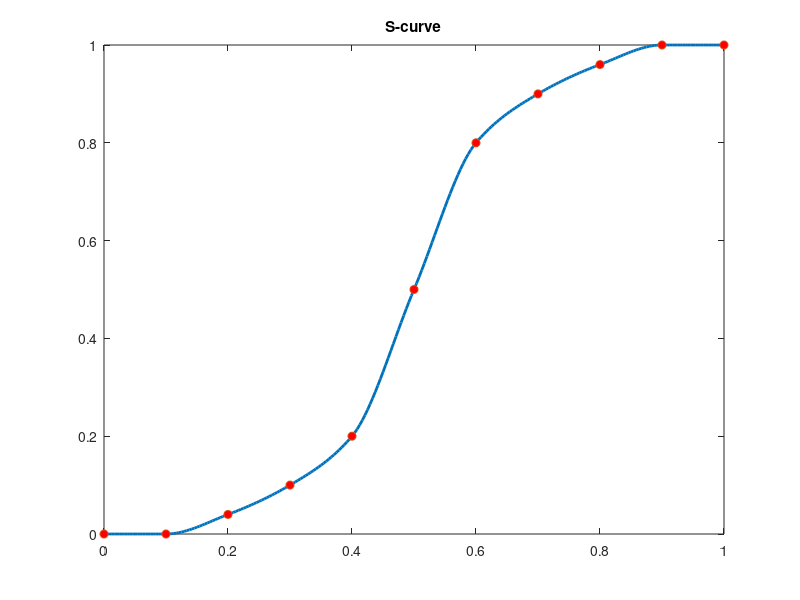

Here is the MATLAB script that generated this plot: (Note: this script raises an error after producing the figure.)
% Breakpoints.
xs = (0:0.1:1).';
% Height of curve at breakpoints.
ys = [0; 0; 0.04; 0.1; 0.2; 0.5; 0.8; 0.9; 0.96; 1; 1];
% Plot S-shaped curve.
xi = linspace( 0, 1, 241 );
plot( xi, interp1( xs, ys, xi, 'pchip' ), 'LineWidth', 2 )
hold on
plot( xs, ys, 'o', 'MarkerFaceColor', 'r' )
hold off
title S-curve

ft = fittype( @(b, h, x) interp1( xs, b+h*ys, x, 'pchip' ) )
% Load some data
xdata = [0.012;0.054;0.13;0.16;0.31;0.34;0.47;0.53;0.53;...
   0.57;0.78;0.79;0.93];
ydata = [0.78;0.87;1;1.1;0.96;0.88;0.56;0.5;0.5;0.5;0.63;...
   0.62;0.39];
% Fit the curve to the data
f = fit( xdata, ydata, ft, 'Start', [0, 1] )
% Plot fit
plot( f, xdata, ydata )
title 'Fitted S-curve'